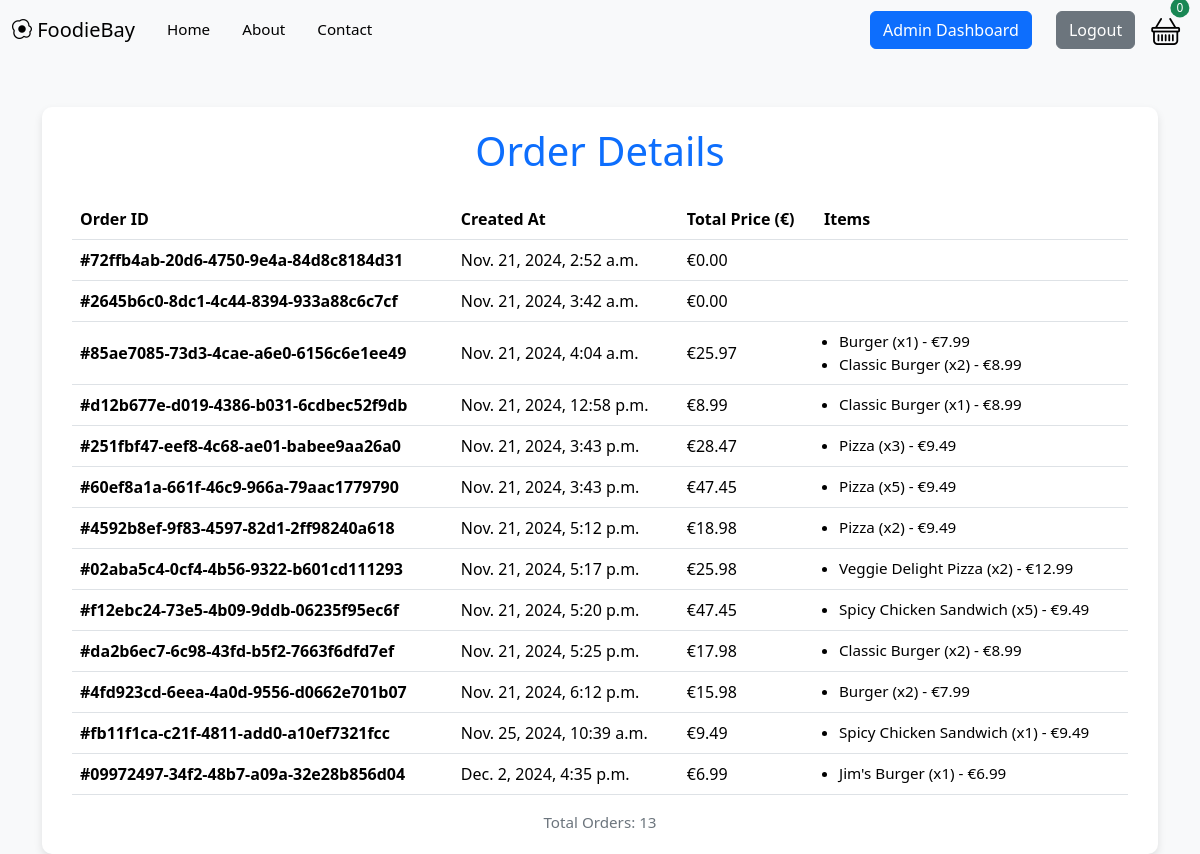
/order-details/ (signed in), run on the app's committed database.
### FoodieBay/models.py (models this page shows, shortened)
class Order(models.Model):
    order_id = models.UUIDField(default=uuid.uuid4, editable=False, unique=True)
    created_at = models.DateTimeField(default=now, editable=False)
    items = models.JSONField()  # Stores cart items in JSON format
    total_price = models.DecimalField(max_digits=10, decimal_places=2)

### FoodieBay/views.py (the view)
# urls.py: path('order-details/', views.order_details, name='order_details'),
@login_required
@user_passes_test(lambda user: user.is_superuser, login_url='access-denied/')
def order_details(request):
    order = Order.objects.all()
    return render(request, 'order_details.html', {'orders': order})

### cart/cart.py (called while the page is built)
    def __len__(self):
        return len(self.cart)

### cart/context_processor.py (called while the page is built)
def cart(request):
    return {'cart': Cart(request)}

### FoodieBay/templates/order_details.html (shortened to what this page needs)
<!DOCTYPE html>
<html lang="en">
<head>
  <link href="https://cdn.jsdelivr.net/npm/bootstrap@5.3.3/dist/css/bootstrap.min.css" rel="stylesheet">
</head>
<body>
  {% include 'navbar.html' %}
  <div class="container mt-5">
    <div class="table-container">
      <h1 class="text-center mb-4 text-primary">Order Details</h1>
      <table class="table table-hover align-middle">
        <thead>
          <tr>
            <th scope="col">Order ID</th>
            <th scope="col">Created At</th>
            <th scope="col">Total Price (€)</th>
            <th scope="col">Items</th>
          </tr>
        </thead>
        <tbody>
          {% for order in orders %}
            <tr>
              <td class="order-id">#{{ order.order_id }}</td>
              <td>{{ order.created_at }}</td>
              <td>€{{ order.total_price }}</td>
              <td>
                <ul>
                  {% for item in order.items %}
                    <li>{{ item.product_name }} (x{{ item.quantity }}) - €{{ item.price }}</li>
                  {% endfor %}
                </ul>
              </td>
            </tr>
          {% empty %}
            <tr>
              <td colspan="4" class="text-center empty-row">No orders found.</td>
            </tr>
          {% endfor %}
        </tbody>
      </table>
      {% if orders %}
        <div class="table-footer">Total Orders: {{ orders|length }}</div>
      {% endif %}
    </div>
  </div>
</body>
</html>

### FoodieBay/templates/order_details.html (style rules this page uses)
body { background-color: #f8f9fa; }
.table-container { background: white; padding: 20px 30px; border-radius: 10px; box-shadow: 0 4px 8px rgba(0, 0, 0, 0.1); }
.table thead { background-color: #007bff; color: white; }
.order-id { font-weight: bold; color: #007bff; }
ul { padding-left: 15px; margin: 0; list-style-type: disc; }
ul li { font-size: 0.95rem; }
.table-footer { text-align: center; font-size: 0.95rem; margin-top: 10px; color: #6c757d; }

### data on the page
Order: order_id "72ffb4ab-20d6-4750-9e4a-84d8c8184d31", created_at "Nov. 21, 2024, 2:52 a.m.", total_price "0.00"
Order: order_id "2645b6c0-8dc1-4c44-8394-933a88c6c7cf", created_at "Nov. 21, 2024, 3:42 a.m.", total_price "0.00"
Order: order_id "85ae7085-73d3-4cae-a6e0-6156c6e1ee49", created_at "Nov. 21, 2024, 4:04 a.m.", total_price "25.97", product_name "Burger" "Classic Burger", quantity "1" "2", price "7.99" "8.99"
Order: order_id "d12b677e-d019-4386-b031-6cdbec52f9db", created_at "Nov. 21, 2024, 12:58 p.m.", total_price "8.99", product_name "Classic Burger", quantity "1", price "8.99"
Order: order_id "251fbf47-eef8-4c68-ae01-babee9aa26a0", created_at "Nov. 21, 2024, 3:43 p.m.", total_price "28.47", product_name "Pizza", quantity "3", price "9.49"
Order: order_id "60ef8a1a-661f-46c9-966a-79aac1779790", created_at "Nov. 21, 2024, 3:43 p.m.", total_price "47.45", product_name "Pizza", quantity "5", price "9.49"
Order: order_id "4592b8ef-9f83-4597-82d1-2ff98240a618", created_at "Nov. 21, 2024, 5:12 p.m.", total_price "18.98", product_name "Pizza", quantity "2", price "9.49"
Order: order_id "02aba5c4-0cf4-4b56-9322-b601cd111293", created_at "Nov. 21, 2024, 5:17 p.m.", total_price "25.98", product_name "Veggie Delight Pizza", quantity "2", price "12.99"
Order: order_id "f12ebc24-73e5-4b09-9ddb-06235f95ec6f", created_at "Nov. 21, 2024, 5:20 p.m.", total_price "47.45", product_name "Spicy Chicken Sandwich", quantity "5", price "9.49"
Order: order_id "da2b6ec7-6c98-43fd-b5f2-7663f6dfd7ef", created_at "Nov. 21, 2024, 5:25 p.m.", total_price "17.98", product_name "Classic Burger", quantity "2", price "8.99"
Order: order_id "4fd923cd-6eea-4a0d-9556-d0662e701b07", created_at "Nov. 21, 2024, 6:12 p.m.", total_price "15.98", product_name "Burger", quantity "2", price "7.99"
Order: order_id "fb11f1ca-c21f-4811-add0-a10ef7321fcc", created_at "Nov. 25, 2024, 10:39 a.m.", total_price "9.49", product_name "Spicy Chicken Sandwich", quantity "1", price "9.49"
Order: order_id "09972497-34f2-48b7-a09a-32e28b856d04", created_at "Dec. 2, 2024, 4:35 p.m.", total_price "6.99", product_name "Jim's Burger", quantity "1", price "6.99"

### other printed values
{{ cart|length }} "0"
{{ orders|length }} "13"
